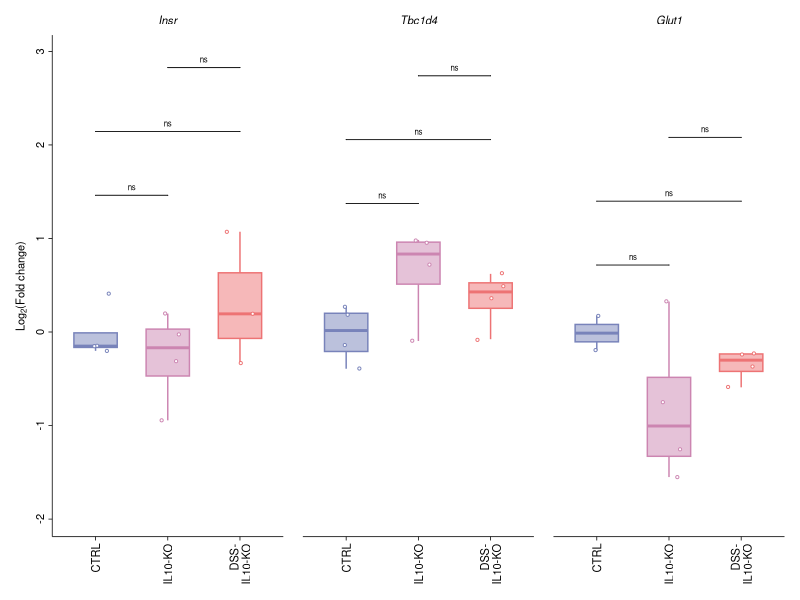

The R script that drew this image:
# ============================================================
# Pancreatic Glucose Metabolism Gene Expression Analysis - Fig 2f
# SEPARATED PLOTS with Fig_1c theme - COMBINED EXPORT ONLY
# Revised for Diabetologia Journal Submission
# Log2(Fold-change) relative to CTRL baseline
# Genes: Insr, Tbc1d4, Glut1
# Three groups: CTRL, IL10-KO, DSS-IL10-KO
# Statistical method: Wilcoxon rank-sum, BH correction within gene
# Plot labels (p.adj.signif) consistent with exported CSV
# ============================================================

# 0) Clear workspace and set working directory
rm(list = ls())
# Set the working directory to this script's own folder before running
# (e.g. in RStudio: Session > Set Working Directory > To Source File Location)

# 1) Load required libraries
library(ggplot2)
library(readr)
library(dplyr)
library(ggpubr)
library(rstatix)
library(tidyr)
library(patchwork)

# 2) Define Diabetologia colour palette
diabetologia_colors <- c(
  "CTRL"        = rgb(120, 131, 186, maxColorValue = 255),
  "IL10-KO"     = rgb(204, 133, 177, maxColorValue = 255),
  "DSS-IL10-KO" = rgb(237, 115, 116, maxColorValue = 255)
)

# 3) Define glucose metabolism genes and all pairwise comparisons
glucose_genes <- c("Insr", "Tbc1d4", "Glut1")

my_comparisons <- list(
  c("CTRL", "IL10-KO"),
  c("CTRL", "DSS-IL10-KO"),
  c("IL10-KO", "DSS-IL10-KO")
)

z_order <- c("CTRL", "IL10-KO", "DSS-IL10-KO")

# ============================================================
# 4) Import pancreas gene expression data
# ============================================================
cat("\n=== LOADING PANCREAS GENE EXPRESSION DATA ===\n")
dat <- read_csv("Fig_2ef_Pancreas_FoldChange_Data.csv")

dat <- dat %>%
  filter(Gene %in% glucose_genes) %>%
  filter(!is.na(Log2_Fold_Change))

dat$Group <- factor(dat$Group, levels = z_order)
dat$Gene  <- factor(dat$Gene,  levels = glucose_genes)

cat("\n=== DATA STRUCTURE FOR GLUCOSE GENES ===\n")
print(head(dat, 15))
cat("\nTotal observations:", nrow(dat), "\n")
cat("\nSample sizes per gene per group:\n")
print(table(dat$Gene, dat$Group))

# Real data for statistics
dat_real <- dat %>% filter(!is.na(Log2_Fold_Change))

# ============================================================
# 5) Calculate shared y-axis limits
# ============================================================
y_min    <- min(dat_real$Log2_Fold_Change, na.rm = TRUE)
y_max    <- max(dat_real$Log2_Fold_Change, na.rm = TRUE)
y_buffer <- (y_max - y_min) * 0.15
y_limits <- c(y_min - y_buffer, (y_max + y_buffer) * 2.0)
y_range  <- diff(y_limits)
cat("\nShared Y-axis limits:", round(y_limits, 2), "\n")

# ============================================================
# 6) STATISTICAL ANALYSIS — run BEFORE plot
#    Wilcoxon rank-sum test; BH correction within each gene
#    droplevels() guards against empty factor level errors
#    Same results used for both plot labels and CSV export
# ============================================================
cat("\n=== PERFORMING STATISTICAL ANALYSIS ===\n")
cat("Method: Wilcoxon rank-sum test (independent samples)\n")
cat("Correction: Benjamini-Hochberg applied within each gene\n\n")

posthoc_result_list <- list()

for (gene in glucose_genes) {
  dat_gene <- dat_real %>%
    filter(Gene == gene) %>%
    mutate(Group = droplevels(Group))   # Guard against empty factor levels
  
  if (nrow(dat_gene) > 0) {
    posthoc_gene <- dat_gene %>%
      wilcox_test(Log2_Fold_Change ~ Group,
                  comparisons = my_comparisons) %>%
      mutate(Gene = gene)
    posthoc_result_list[[gene]] <- posthoc_gene
  }
}

# BH correction within each gene, then add significance labels
posthoc_result <- bind_rows(posthoc_result_list) %>%
  group_by(Gene) %>%
  adjust_pvalue(method = "BH") %>%
  add_significance("p.adj") %>%
  mutate(
    p            = signif(p, 3),
    p.adj        = signif(p.adj, 3),
    Test_Method  = "Wilcoxon rank-sum",      # ← added
    p_adj_method = "Benjamini-Hochberg"      # ← added
  ) %>%
  ungroup()

cat("\n=== Statistical Results (Wilcoxon, BH-corrected within gene) ===\n")
print(posthoc_result %>%
        select(Gene, group1, group2, n1, n2, statistic,
               Test_Method, p, p_adj_method, p.adj, p.adj.signif))

write.csv(
  posthoc_result %>%
    select(Gene, group1, group2, n1, n2, statistic,
           Test_Method, p, p_adj_method, p.adj, p.adj.signif),   # ← updated
  file      = "Fig_2f_Posthoc_Glucose_Genes.csv",
  row.names = FALSE
)
cat("\u2713 Statistical results exported to Fig_2f_Posthoc_Glucose_Genes.csv\n")


# ============================================================
# 7) GENERATE INDIVIDUAL PLOTS
#    Significance brackets use p.adj.signif from posthoc_result
#    via stat_pvalue_manual() — consistent with CSV export
#    Bracket order matches my_comparisons via factor-level sort
# ============================================================
cat("\n=== GENERATING INDIVIDUAL PLOTS ===\n")

plot_list  <- list()
gene_index <- 0

for (gene_name in glucose_genes) {
  gene_index <- gene_index + 1
  cat("Creating plot for:", gene_name, "\n")
  
  dat_gene    <- dat %>% filter(Gene == gene_name)
  show_y_axis <- (gene_index == 1)
  
  if (nrow(dat_gene) == 0) {
    cat("  WARNING: No data for", gene_name, "— skipping\n")
    next
  }
  
  y_title <- if (show_y_axis) expression(paste("Log"[2], "(Fold change)")) else NULL
  
  # Retrieve BH-corrected stats for this gene and assign bracket y positions
  gene_stats <- posthoc_result %>% filter(Gene == gene_name)
  n_brackets <- nrow(gene_stats)
  
  if (n_brackets > 0) {
    gene_data_max  <- max(dat_real$Log2_Fold_Change[dat_real$Gene == gene_name],
                          na.rm = TRUE)
    bracket_start  <- gene_data_max + y_range * 0.08
    bracket_height <- y_range * 0.14
    
    # Sort by z_order factor levels (not alphabetically) to match my_comparisons
    gene_stats <- gene_stats %>%
      mutate(
        group1 = factor(group1, levels = z_order),
        group2 = factor(group2, levels = z_order)
      ) %>%
      arrange(group1, group2) %>%
      mutate(
        group1     = as.character(group1),   # Restore to character for stat_pvalue_manual
        group2     = as.character(group2),
        y.position = bracket_start + (seq_len(n()) - 1) * bracket_height
      )
  }
  
  # Build boxplot
  p <- ggboxplot(
    dat_gene,
    x = "Group", y = "Log2_Fold_Change",
    color = "Group", fill = "Group",
    alpha = 0.5, add = "jitter",
    add.params = list(color = "Group", shape = 21,
                      fill = "white", size = 0.75),
    palette       = diabetologia_colors,
    outlier.shape = NA,
    width         = 0.6
  ) +
    labs(y = y_title, x = NULL,
         title = bquote(italic(.(gene_name)))) +
    ylim(y_limits[1], y_limits[2]) +
    scale_x_discrete(labels = c("CTRL"        = "CTRL",
                                "IL10-KO"     = "IL10-KO",
                                "DSS-IL10-KO" = "DSS-\nIL10-KO")) +
    theme_classic() +
    theme(
      legend.position  = "none",
      strip.background = element_blank(),
      axis.title       = element_text(size = 8),
      axis.title.x     = element_blank(),
      axis.text.x      = element_text(size = 8, colour = "black",
                                      angle = 90, hjust = 1, vjust = 0.5),
      axis.line        = element_line(colour = "black", linewidth = 0.75 / .pt),
      axis.ticks       = element_line(colour = "black", linewidth = 0.75 / .pt),
      plot.title       = element_text(size = 8, face = "italic", hjust = 0.5),
      plot.margin      = margin(2, 2, 2, 2, "mm")
    )
  
  # Y-axis: show only on first panel (Insr)
  if (!show_y_axis) {
    p <- p + theme(
      axis.text.y  = element_blank(),
      axis.ticks.y = element_blank(),
      axis.line.y  = element_blank()
    )
  } else {
    p <- p + theme(
      axis.text.y = element_text(size = 8, colour = "black",
                                 angle = 90, hjust = 0.5)
    )
  }
  
  # Add BH-corrected significance brackets (consistent with CSV)
  if (n_brackets > 0) {
    p <- p + stat_pvalue_manual(
      gene_stats,
      label        = "p.adj.signif",   # BH-corrected — matches CSV
      tip.length   = 0,
      size         = 2,
      bracket.size = 0.3
    )
  }
  
  plot_list[[gene_name]] <- p
}

# ============================================================
# 8) Combine and export plots (combined only)
# ============================================================
cat("\n=== COMBINING AND EXPORTING PLOTS ===\n")

combined_plot <- wrap_plots(plot_list, nrow = 1, ncol = 3)

ggsave(
  filename  = "Fig_2f_Glucose_Genes.png",
  plot      = combined_plot,
  scale = 1, width = 9.7, height = 5.7,
  units = "cm", dpi = 600, limitsize = FALSE
)

ggsave(
  filename  = "Fig_2f_Glucose_Genes.svg",
  plot      = combined_plot,
  scale = 1, width = 9.7, height = 5.7,
  units = "cm", limitsize = FALSE
)

cat("\u2713 Combined plot saved in PNG and SVG formats\n")
print(combined_plot)

# ============================================================
# 9) Summary statistics
# ============================================================
cat("\n=== CALCULATING SUMMARY STATISTICS ===\n")

summary_stats <- dat_real %>%
  group_by(Gene, Group) %>%
  summarise(
    n           = n(),
    mean_Log2FC = round(mean(Log2_Fold_Change, na.rm = TRUE), 3),
    sd_Log2FC   = round(sd(Log2_Fold_Change,   na.rm = TRUE), 3),
    sem_Log2FC  = round(sd_Log2FC / sqrt(n), 3),
    .groups = 'drop'
  )

print(summary_stats)

write.csv(
  summary_stats,
  file      = "Fig_2f_Summary_Glucose_Genes.csv",
  row.names = FALSE
)
cat("\u2713 Summary statistics exported to Fig_2f_Summary_Glucose_Genes.csv\n")

# ============================================================
# 10) Summary
# ============================================================
cat("\n", rep("=", 60), "\n", sep = "")
cat("ANALYSIS COMPLETE \u2014 GLUCOSE METABOLISM GENES\n")
cat(rep("=", 60), "\n", sep = "")
cat("\nGenerated files:\n")
cat("  Figures:\n")
cat("    - Fig_2f_Glucose_Genes.png (600 dpi, 12.5\u00d75.7 cm)\n")
cat("    - Fig_2f_Glucose_Genes.svg (vector format)\n")
cat("  Data tables:\n")
cat("    - Fig_2f_Posthoc_Glucose_Genes.csv (Wilcoxon, BH-corrected within gene)\n")
cat("    - Fig_2f_Summary_Glucose_Genes.csv\n")
cat("\nKey features:\n")
cat("  \u2713 Statistics run BEFORE plot (plot labels match CSV exactly)\n")
cat("  \u2713 droplevels() guards against empty factor level errors\n")
cat("  \u2713 Bracket order matches my_comparisons via z_order factor-level sort\n")
cat("  \u2713 stat_pvalue_manual() with p.adj.signif (BH-corrected)\n")
cat("  \u2713 Same y-axis limits across all genes\n")
cat("  \u2713 Y-axis title and axis only on Insr (first panel)\n")
cat("  \u2713 Y-axis removed from Tbc1d4 and Glut1 (panels 2 and 3)\n")
cat("  \u2713 Fig_1c theme applied consistently\n")
cat("\nStatistical approach:\n")
cat("  \u2022 Test: Wilcoxon rank-sum (independent samples, between-group)\n")
cat("  \u2022 Correction: Benjamini-Hochberg within each gene\n")
cat("  \u2022 Plot labels: p.adj.signif (BH-corrected, consistent with CSV)\n")
cat("  \u2022 Significance: *** p<0.001, ** p<0.01, * p<0.05, ns\n")
cat("  \u2022 Bracket order: CTRL/IL10-KO \u2192 CTRL/DSS-IL10-KO \u2192 IL10-KO/DSS-IL10-KO\n")
cat(rep("=", 60), "\n", sep = "")
